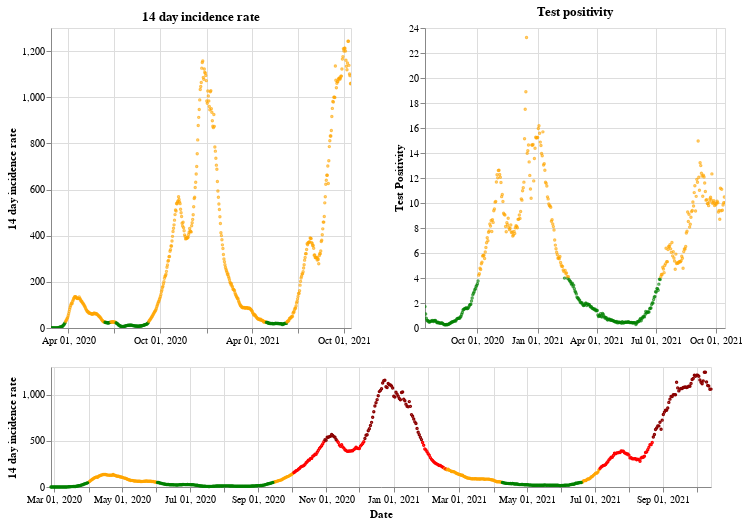

Here is the notebook cell this chart was saved with:
### Markdown cell above
## Wales

### Code cell
plot_traffic_light('Wales')

### Figure 1 — Vega-Lite specification as saved in the notebook (floating-point values rounded to 4 significant figures; data arrays with more than 128 entries replaced by an {"elided": "..."} marker saying what was removed)
{"config": {"view": {"continuousWidth": 400, "continuousHeight": 300}}, "vconcat": [{"hconcat": [{"mark": {"type": "point", "size": 2}, "encoding": {"color": {"condition": {"value": "green", "test": "(datum.twoWeeklyCasesRate <= 25)"}, "value": "orange"}, "tooltip": [{"type": "nominal", "field": "areaName"}, {"type": "temporal", "field": "date"}, {"type": "quantitative", "field": "twoWeeklyCasesRate"}, {"type": "quantitative", "field": "testPositivity"}], "x": {"type": "temporal", "axis": {"title": ""}, "field": "date", "scale": {"domain": {"selection": "DateBrush"}}, "timeUnit": "yearmonthdate"}, "y": {"type": "quantitative", "axis": {"title": "14 day incidence rate"}, "field": "twoWeeklyCasesRate"}}, "title": "14 day incidence rate", "width": 300}, {"mark": {"type": "point", "size": 2}, "encoding": {"color": {"condition": {"value": "green", "test": "(datum.testPositivity <= 4)"}, "value": "orange"}, "tooltip": [{"type": "nominal", "field": "areaName"}, {"type": "temporal", "field": "date"}, {"type": "quantitative", "field": "twoWeeklyCasesRate"}, {"type": "quantitative", "field": "testPositivity"}], "x": {"type": "temporal", "axis": {"title": ""}, "field": "date", "scale": {"domain": {"selection": "DateBrush"}}, "timeUnit": "yearmonthdate"}, "y": {"type": "quantitative", "axis": {"title": "Test Positivity"}, "field": "testPositivity"}}, "title": "Test positivity", "width": 300}]}, {"layer": [{"mark": {"type": "point", "size": 2}, "encoding": {"color": {"condition": {"value": "orange", "test": "(((datum.testPositivity < 4) && (datum.twoWeeklyCasesRate >= 50)) && (datum.twoWeeklyCasesRate < 200))"}, "value": "red"}, "opacity": {"condition": {"value": 1, "test": "((datum.twoWeeklyCasesRate >= 50) && (datum.twoWeeklyCasesRate < 500))"}, "value": 0}, "tooltip": [{"type": "nominal", "field": "areaName"}, {"type": "temporal", "field": "date"}, {"type": "quantitative", "field": "twoWeeklyCasesRate"}, {"type": "quantitative", "field": "testPositivity"}], "x": {"type": "temporal", "axis": {"title": "Date"}, "field": "date", "timeUnit": "yearmonthdate"}, "y": {"type": "quantitative", "axis": {"title": "14 day incidence rate"}, "field": "twoWeeklyCasesRate"}}, "selection": {"DateBrush": {"type": "interval", "encodings": ["x"], "fields": ["Time"]}}}, {"mark": {"type": "point", "size": 2}, "encoding": {"color": {"value": "darkred"}, "opacity": {"condition": {"value": 1, "test": "(datum.twoWeeklyCasesRate >= 500)"}, "value": 0}, "tooltip": [{"type": "nominal", "field": "areaName"}, {"type": "temporal", "field": "date"}, {"type": "quantitative", "field": "twoWeeklyCasesRate"}, {"type": "quantitative", "field": "testPositivity"}], "x": {"type": "temporal", "axis": {"title": "Date"}, "field": "date", "timeUnit": "yearmonthdate"}, "y": {"type": "quantitative", "axis": {"title": "14 day incidence rate"}, "field": "twoWeeklyCasesRate"}}}, {"mark": {"type": "point", "size": 2}, "encoding": {"color": {"condition": {"value": "green", "test": "((datum.testPositivity < 4) && (datum.twoWeeklyCasesRate < 50))"}, "value": "orange"}, "opacity": {"condition": {"value": 1, "test": "(datum.twoWeeklyCasesRate < 50)"}, "value": 0}, "tooltip": [{"type": "nominal", "field": "areaName"}, {"type": "temporal", "field": "date"}, {"type": "quantitative", "field": "twoWeeklyCasesRate"}, {"type": "quantitative", "field": "testPositivity"}], "x": {"type": "temporal", "axis": {"title": "Date"}, "field": "date", "timeUnit": "yearmonthdate"}, "y": {"type": "quantitative", "axis": {"title": "14 day incidence rate"}, "field": "twoWeeklyCasesRate"}}}], "height": 120, "width": 660}], "data": {"name": "data-be87af946923bee0cd6ca7bf1d0c1af2"}, "$schema": "https://vega.github.io/schema/vega-lite/v4.8.1.json", "datasets": {"data-be87af946923bee0cd6ca7bf1d0c1af2": {"elided": "596 records"}}}
